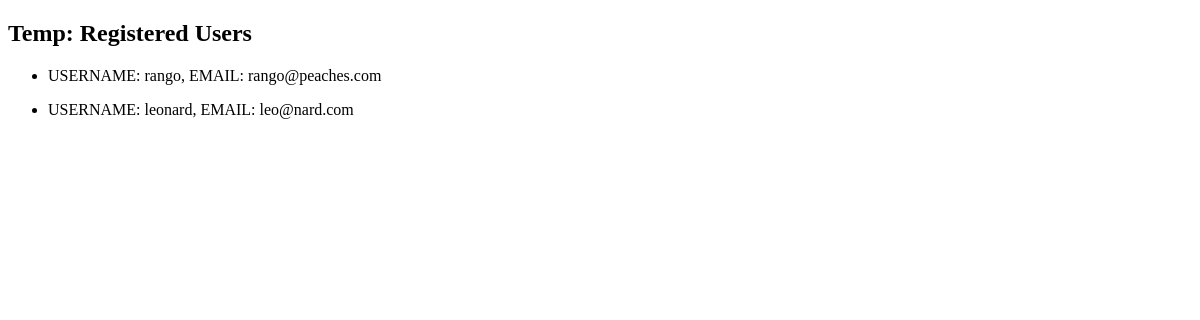
/users/userlist/, run on an earlier commit of the app's database.
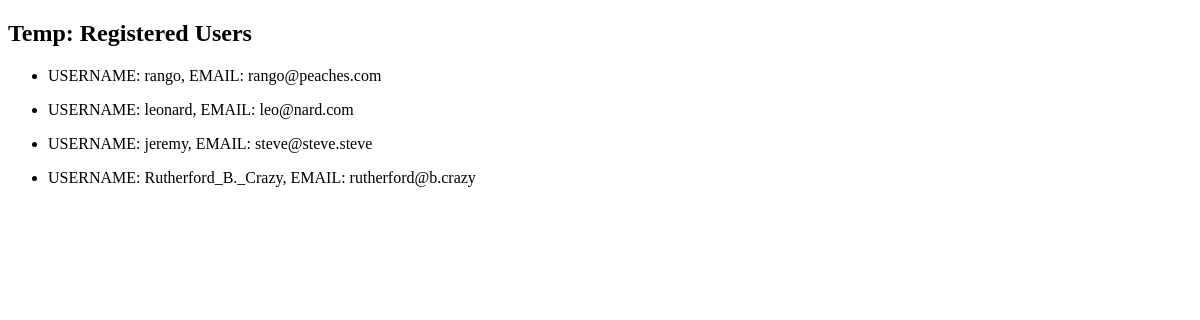
And on a later commit of the database.
### users/models.py (models this page shows, shortened)
class CustomUser(AbstractUser):
    slug = models.SlugField(unique=True, default="user_account_outdated")

### users/views.py (the view)
# urls.py: path('userlist/', RegisteredUsersList.as_view(), name='userlist'),
class RegisteredUsersList(ListView):
    model = CustomUser
    template_name = 'temp.html'

### templates/temp.html (shortened to what this page needs)
{% extends 'base.html' %}
{% block content %}
<h2>Temp: Registered Users</h2>
<ul>
    {% for user in object_list %}
        <p><li>USERNAME: {{ user.username }}, EMAIL: {{ user.email }}</li></p>
    {% endfor %}
</ul>
{% endblock %}

What changed in the data, as far as the page shows it:
added CustomUser: username "jeremy", email "steve@steve.steve"
added CustomUser: username "Rutherford_B._Crazy", email "rutherford@b.crazy"
